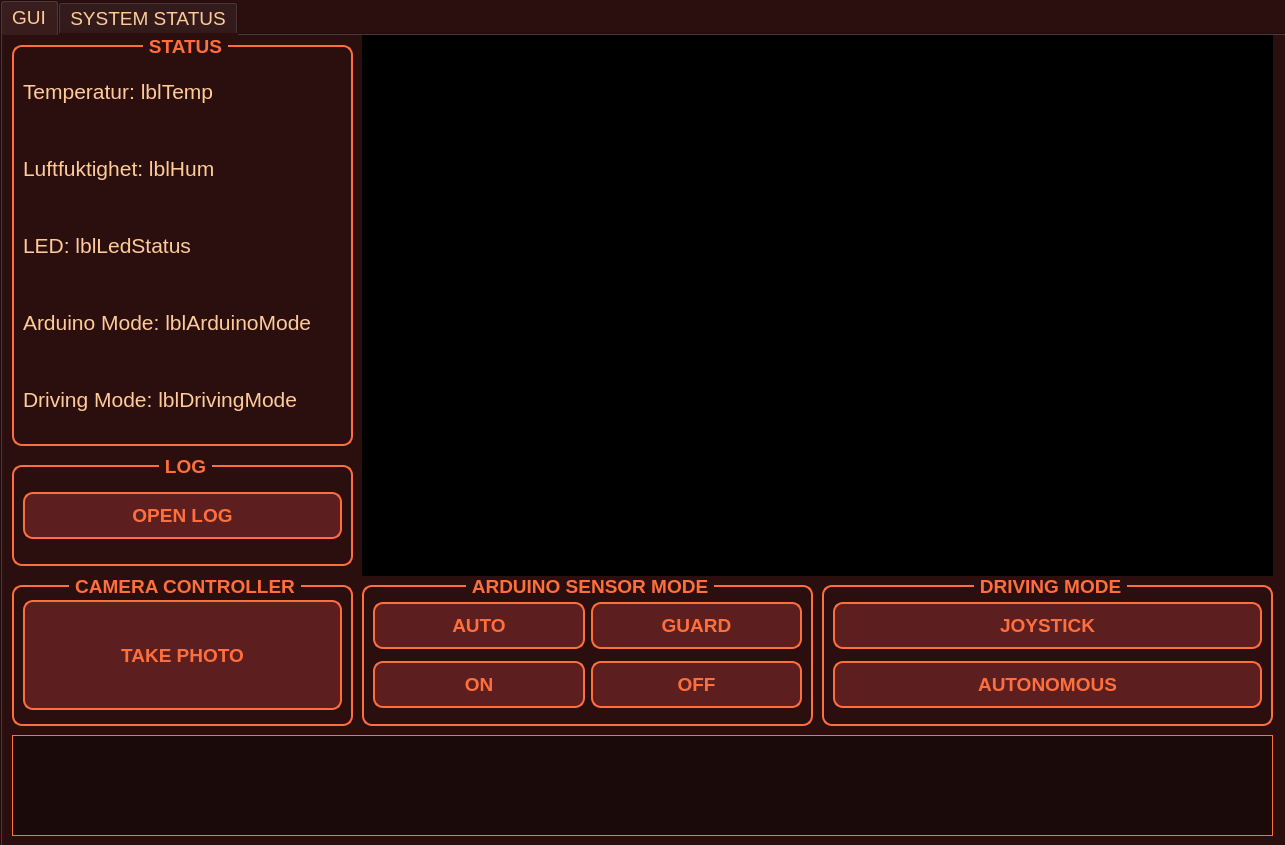
<?xml version="1.0" encoding="UTF-8"?>
<ui version="4.0">
 <class>MainWindow</class>
 <widget class="QMainWindow" name="MainWindow">
  <property name="geometry">
   <rect>
    <x>0</x>
    <y>0</y>
    <width>1285</width>
    <height>845</height>
   </rect>
  </property>
  <property name="windowTitle">
   <string>MainWindow</string>
  </property>
  <property name="styleSheet">
   <string notr="true">QWidget {
    background-color: #2b0f0f; /* mørk rødbrun, som marsjord */
    color: #ffcc99; /* sandfarget tekst */
    font-family: 'Orbitron', 'Share Tech Mono', sans-serif;
    font-size: 14pt;
}

/* Mars-knapper */
QPushButton {
    background-color: #5c1e1e;
    color: #ff6f3c;
    border: 2px solid #ff6f3c;
    border-radius: 10px;
    padding: 10px 20px;
    font-weight: bold;
    text-transform: uppercase;
    text-shadow: 0 0 6px #ff6f3c;
    box-shadow: 0 0 12px #ff6f3c;
}

QPushButton:hover {
    background-color: #ff6f3c;
    color: #2b0f0f;
    box-shadow: 0 0 20px #ff6f3c;
}

QPushButton:pressed {
    background-color: #ff3c1f;
    box-shadow: inset 0 0 10px #ff6f3c;
}

/* Labels */
QLabel {
    color: #ffcc99;
    font-size: 16pt;
    text-shadow: 0 0 8px #ffcc99;
}

/* GroupBox styling */
QGroupBox {
    border: 2px solid #ff6f3c;
    border-radius: 10px;
    margin-top: 10px;
    color: #ff6f3c;
    font-weight: bold;
}

QGroupBox::title {
    subcontrol-origin: margin;
    subcontrol-position: top center;
    padding: 0 3px;
}

/* Logg-terminal */
QTextEdit {
    background-color: #1a0a0a;
    color: #ffcc99;
    font-family: 'Share Tech Mono';
    font-size: 12pt;
    border: 1px solid #ff6f3c;
}
</string>
  </property>
  <widget class="QWidget" name="centralwidget">
   <widget class="QTabWidget" name="tabWidget">
    <property name="enabled">
     <bool>true</bool>
    </property>
    <property name="geometry">
     <rect>
      <x>0</x>
      <y>0</y>
      <width>2721</width>
      <height>861</height>
     </rect>
    </property>
    <property name="currentIndex">
     <number>0</number>
    </property>
    <widget class="QWidget" name="GUI">
     <attribute name="title">
      <string>GUI</string>
     </attribute>
     <widget class="QGroupBox" name="groupBox_2">
      <property name="geometry">
       <rect>
        <x>10</x>
        <y>420</y>
        <width>341</width>
        <height>111</height>
       </rect>
      </property>
      <property name="styleSheet">
       <string notr="true"/>
      </property>
      <property name="title">
       <string>LOG</string>
      </property>
      <layout class="QGridLayout" name="gridLayout">
       <item row="0" column="0">
        <widget class="QPushButton" name="btnOpenLog">
         <property name="text">
          <string>OPEN LOG</string>
         </property>
        </widget>
       </item>
      </layout>
     </widget>
     <widget class="QGroupBox" name="groupBox">
      <property name="geometry">
       <rect>
        <x>360</x>
        <y>540</y>
        <width>451</width>
        <height>151</height>
       </rect>
      </property>
      <property name="styleSheet">
       <string notr="true"/>
      </property>
      <property name="title">
       <string>ARDUINO SENSOR MODE</string>
      </property>
      <layout class="QGridLayout" name="gridLayout_2">
       <item row="1" column="1">
        <widget class="QPushButton" name="btnOn">
         <property name="text">
          <string>ON</string>
         </property>
        </widget>
       </item>
       <item row="1" column="2">
        <widget class="QPushButton" name="btnOff">
         <property name="text">
          <string>OFF</string>
         </property>
        </widget>
       </item>
       <item row="0" column="1">
        <widget class="QPushButton" name="btnAuto">
         <property name="text">
          <string>AUTO</string>
         </property>
        </widget>
       </item>
       <item row="0" column="2">
        <widget class="QPushButton" name="btnGuard">
         <property name="text">
          <string>GUARD</string>
         </property>
        </widget>
       </item>
      </layout>
     </widget>
     <widget class="QLabel" name="lblVideoStream">
      <property name="geometry">
       <rect>
        <x>360</x>
        <y>0</y>
        <width>911</width>
        <height>541</height>
       </rect>
      </property>
      <property name="styleSheet">
       <string notr="true">background-color: black;</string>
      </property>
      <property name="text">
       <string/>
      </property>
     </widget>
     <widget class="QGroupBox" name="groupBox_3">
      <property name="geometry">
       <rect>
        <x>10</x>
        <y>0</y>
        <width>341</width>
        <height>411</height>
       </rect>
      </property>
      <property name="styleSheet">
       <string notr="true"/>
      </property>
      <property name="title">
       <string>STATUS</string>
      </property>
      <layout class="QVBoxLayout" name="verticalLayout">
       <item>
        <widget class="QLabel" name="lblTemperature">
         <property name="text">
          <string>Temperatur: lblTemp</string>
         </property>
        </widget>
       </item>
       <item>
        <widget class="QLabel" name="lblHum">
         <property name="text">
          <string>Luftfuktighet: lblHum</string>
         </property>
        </widget>
       </item>
       <item>
        <widget class="QLabel" name="lblLedStatus">
         <property name="text">
          <string>LED: lblLedStatus</string>
         </property>
        </widget>
       </item>
       <item>
        <widget class="QLabel" name="lblArduinoMode">
         <property name="text">
          <string>Arduino Mode: lblArduinoMode</string>
         </property>
        </widget>
       </item>
       <item>
        <widget class="QLabel" name="lblDrivingMode">
         <property name="text">
          <string>Driving Mode: lblDrivingMode</string>
         </property>
        </widget>
       </item>
      </layout>
     </widget>
     <widget class="QGroupBox" name="groupBox_4">
      <property name="geometry">
       <rect>
        <x>10</x>
        <y>540</y>
        <width>341</width>
        <height>151</height>
       </rect>
      </property>
      <property name="styleSheet">
       <string notr="true"/>
      </property>
      <property name="title">
       <string>CAMERA CONTROLLER</string>
      </property>
      <layout class="QGridLayout" name="gridLayout_3">
       <item row="0" column="1">
        <widget class="QPushButton" name="btnTakePhoto">
         <property name="minimumSize">
          <size>
           <width>0</width>
           <height>110</height>
          </size>
         </property>
         <property name="text">
          <string>TAKE PHOTO</string>
         </property>
        </widget>
       </item>
      </layout>
     </widget>
     <widget class="QGroupBox" name="groupBox_5">
      <property name="geometry">
       <rect>
        <x>820</x>
        <y>540</y>
        <width>451</width>
        <height>151</height>
       </rect>
      </property>
      <property name="styleSheet">
       <string notr="true"/>
      </property>
      <property name="title">
       <string>DRIVING MODE</string>
      </property>
      <layout class="QGridLayout" name="gridLayout_4">
       <item row="0" column="1" colspan="2">
        <widget class="QPushButton" name="btnControlDrivingMode">
         <property name="text">
          <string>JOYSTICK</string>
         </property>
        </widget>
       </item>
       <item row="1" column="1" colspan="2">
        <widget class="QPushButton" name="btnAutonomousDrivingMode">
         <property name="text">
          <string>AUTONOMOUS</string>
         </property>
        </widget>
       </item>
      </layout>
     </widget>
     <widget class="QTextEdit" name="txtLog">
      <property name="geometry">
       <rect>
        <x>10</x>
        <y>700</y>
        <width>1261</width>
        <height>101</height>
       </rect>
      </property>
      <property name="styleSheet">
       <string notr="true"/>
      </property>
      <property name="readOnly">
       <bool>true</bool>
      </property>
     </widget>
    </widget>
    <widget class="QWidget" name="tab">
     <attribute name="title">
      <string>SYSTEM STATUS</string>
     </attribute>
     <widget class="QGroupBox" name="sense_hat_group_box">
      <property name="geometry">
       <rect>
        <x>380</x>
        <y>10</y>
        <width>481</width>
        <height>161</height>
       </rect>
      </property>
      <property name="title">
       <string>NODE SENSE HAT w/ IMU</string>
      </property>
      <widget class="QLabel" name="lblTemperature_Sense_HAT">
       <property name="geometry">
        <rect>
         <x>10</x>
         <y>20</y>
         <width>461</width>
         <height>41</height>
        </rect>
       </property>
       <property name="text">
        <string>Engine temperature: lblTemperature_Sense_HAT</string>
       </property>
      </widget>
      <widget class="QLabel" name="lblHumidity_Sense_HAT">
       <property name="geometry">
        <rect>
         <x>10</x>
         <y>60</y>
         <width>461</width>
         <height>51</height>
        </rect>
       </property>
       <property name="minimumSize">
        <size>
         <width>319</width>
         <height>0</height>
        </size>
       </property>
       <property name="text">
        <string>Engine humidity: lblHumidity_Sense_HAT</string>
       </property>
      </widget>
      <widget class="QLabel" name="lblPressuseSenseHAT">
       <property name="geometry">
        <rect>
         <x>10</x>
         <y>100</y>
         <width>461</width>
         <height>51</height>
        </rect>
       </property>
       <property name="minimumSize">
        <size>
         <width>319</width>
         <height>0</height>
        </size>
       </property>
       <property name="text">
        <string>Pressure: lblPresure</string>
       </property>
      </widget>
     </widget>
     <widget class="QGroupBox" name="sense_hat_group_box_2">
      <property name="geometry">
       <rect>
        <x>440</x>
        <y>330</y>
        <width>361</width>
        <height>91</height>
       </rect>
      </property>
      <property name="title">
       <string>RASPBERRY PI4</string>
      </property>
      <widget class="QLabel" name="lblTemperatureRPi4Processor">
       <property name="geometry">
        <rect>
         <x>10</x>
         <y>30</y>
         <width>341</width>
         <height>51</height>
        </rect>
       </property>
       <property name="text">
        <string>RPi4 processor temperature: lblTemperature_Sense_HAT</string>
       </property>
      </widget>
     </widget>
     <widget class="QGroupBox" name="groupBox_6">
      <property name="geometry">
       <rect>
        <x>860</x>
        <y>310</y>
        <width>401</width>
        <height>141</height>
       </rect>
      </property>
      <property name="styleSheet">
       <string notr="true"/>
      </property>
      <property name="title">
       <string>UART ARDUINO W/ SENSOR STATUS</string>
      </property>
      <layout class="QVBoxLayout" name="verticalLayout_2">
       <item>
        <widget class="QLabel" name="lblTemperature_2">
         <property name="text">
          <string>Teemperatur: lblTemp</string>
         </property>
        </widget>
       </item>
       <item>
        <widget class="QLabel" name="lblHum_2">
         <property name="text">
          <string>Luftfuktighet: lblHum</string>
         </property>
        </widget>
       </item>
       <item>
        <widget class="QLabel" name="lblLedStatus_2">
         <property name="text">
          <string>LED: lblLedStatus</string>
         </property>
        </widget>
       </item>
      </layout>
     </widget>
     <widget class="QGroupBox" name="sense_hat_group_box_3">
      <property name="geometry">
       <rect>
        <x>480</x>
        <y>700</y>
        <width>271</width>
        <height>91</height>
       </rect>
      </property>
      <property name="title">
       <string>IR CAMERA</string>
      </property>
      <widget class="QLabel" name="lblCamStatus">
       <property name="geometry">
        <rect>
         <x>10</x>
         <y>20</y>
         <width>251</width>
         <height>61</height>
        </rect>
       </property>
       <property name="text">
        <string>CAM: lblCamStatus</string>
       </property>
      </widget>
     </widget>
     <widget class="QGroupBox" name="groupBox_7">
      <property name="geometry">
       <rect>
        <x>20</x>
        <y>340</y>
        <width>341</width>
        <height>81</height>
       </rect>
      </property>
      <property name="styleSheet">
       <string notr="true"/>
      </property>
      <property name="title">
       <string>TOPIC /DRIVING_MODE</string>
      </property>
      <layout class="QGridLayout" name="gridLayout_5">
       <item row="0" column="0">
        <widget class="QLabel" name="lblDrivingMode_2">
         <property name="text">
          <string>Driving Mode: lblDrivingMode</string>
         </property>
        </widget>
       </item>
      </layout>
     </widget>
     <widget class="QGraphicsView" name="graphicsBackground">
      <property name="geometry">
       <rect>
        <x>5</x>
        <y>1</y>
        <width>1271</width>
        <height>801</height>
       </rect>
      </property>
     </widget>
     <widget class="QGroupBox" name="sense_hat_group_box_4">
      <property name="geometry">
       <rect>
        <x>980</x>
        <y>700</y>
        <width>281</width>
        <height>91</height>
       </rect>
      </property>
      <property name="title">
       <string>LiDAR Node</string>
      </property>
      <widget class="QLabel" name="lblLidarStatus_3">
       <property name="geometry">
        <rect>
         <x>30</x>
         <y>20</y>
         <width>241</width>
         <height>67</height>
        </rect>
       </property>
       <property name="text">
        <string>LiDAR: lblLidarStatus</string>
       </property>
      </widget>
     </widget>
     <zorder>graphicsBackground</zorder>
     <zorder>sense_hat_group_box</zorder>
     <zorder>sense_hat_group_box_2</zorder>
     <zorder>groupBox_6</zorder>
     <zorder>sense_hat_group_box_3</zorder>
     <zorder>groupBox_7</zorder>
     <zorder>sense_hat_group_box_4</zorder>
    </widget>
   </widget>
  </widget>
 </widget>
 <resources/>
 <connections/>
</ui>
